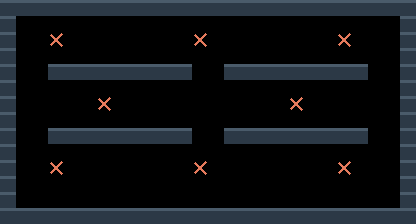

A 2D game scene composited from a Tiled map and its tileset images. What follows is a short description and the map's XML, with every tile layer's data as written:
An orthogonal 26x14 tile map with 16x16 px tiles, 2 tile layers (terreno, marcadores).

<map version="1.10" tiledversion="1.11.0" orientation="orthogonal" renderorder="right-down" width="26" height="14" tilewidth="16" tileheight="16" infinite="0" nextlayerid="3" nextobjectid="1">
 <properties>
  <property name="tipo" value="combate" />
  <property name="nombre" value="pasillos" />
 </properties>
 <tileset firstgid="1" source="muelle.tsx" />
 <layer id="1" name="terreno" width="26" height="14">
  <data encoding="csv">
1,1,1,1,1,1,1,1,1,1,1,1,1,1,1,1,1,1,1,1,1,1,1,1,1,1,
1,0,0,0,0,0,0,0,0,0,0,0,0,0,0,0,0,0,0,0,0,0,0,0,0,1,
1,0,0,0,0,0,0,0,0,0,0,0,0,0,0,0,0,0,0,0,0,0,0,0,0,1,
1,0,0,0,0,0,0,0,0,0,0,0,0,0,0,0,0,0,0,0,0,0,0,0,0,1,
1,0,0,1,1,1,1,1,1,1,1,1,0,0,1,1,1,1,1,1,1,1,1,0,0,1,
1,0,0,0,0,0,0,0,0,0,0,0,0,0,0,0,0,0,0,0,0,0,0,0,0,1,
1,0,0,0,0,0,0,0,0,0,0,0,0,0,0,0,0,0,0,0,0,0,0,0,0,1,
1,0,0,0,0,0,0,0,0,0,0,0,0,0,0,0,0,0,0,0,0,0,0,0,0,1,
1,0,0,1,1,1,1,1,1,1,1,1,0,0,1,1,1,1,1,1,1,1,1,0,0,1,
1,0,0,0,0,0,0,0,0,0,0,0,0,0,0,0,0,0,0,0,0,0,0,0,0,1,
1,0,0,0,0,0,0,0,0,0,0,0,0,0,0,0,0,0,0,0,0,0,0,0,0,1,
1,0,0,0,0,0,0,0,0,0,0,0,0,0,0,0,0,0,0,0,0,0,0,0,0,1,
1,0,0,0,0,0,0,0,0,0,0,0,0,0,0,0,0,0,0,0,0,0,0,0,0,1,
1,1,1,1,1,1,1,1,1,1,1,1,1,1,1,1,1,1,1,1,1,1,1,1,1,1
</data>
 </layer>
 <layer id="2" name="marcadores" width="26" height="14">
  <data encoding="csv">
0,0,0,0,0,0,0,0,0,0,0,0,0,0,0,0,0,0,0,0,0,0,0,0,0,0,
0,0,0,0,0,0,0,0,0,0,0,0,0,0,0,0,0,0,0,0,0,0,0,0,0,0,
0,0,0,3,0,0,0,0,0,0,0,0,3,0,0,0,0,0,0,0,0,3,0,0,0,0,
0,0,0,0,0,0,0,0,0,0,0,0,0,0,0,0,0,0,0,0,0,0,0,0,0,0,
0,0,0,0,0,0,0,0,0,0,0,0,0,0,0,0,0,0,0,0,0,0,0,0,0,0,
0,0,0,0,0,0,0,0,0,0,0,0,0,0,0,0,0,0,0,0,0,0,0,0,0,0,
0,0,0,0,0,0,3,0,0,0,0,0,0,0,0,0,0,0,3,0,0,0,0,0,0,0,
0,0,0,0,0,0,0,0,0,0,0,0,0,0,0,0,0,0,0,0,0,0,0,0,0,0,
0,0,0,0,0,0,0,0,0,0,0,0,0,0,0,0,0,0,0,0,0,0,0,0,0,0,
0,0,0,0,0,0,0,0,0,0,0,0,0,0,0,0,0,0,0,0,0,0,0,0,0,0,
0,0,0,3,0,0,0,0,0,0,0,0,3,0,0,0,0,0,0,0,0,3,0,0,0,0,
0,0,0,0,0,0,0,0,0,0,0,0,0,0,0,0,0,0,0,0,0,0,0,0,0,0,
0,0,0,0,0,0,0,0,0,0,0,0,0,0,0,0,0,0,0,0,0,0,0,0,0,0,
0,0,0,0,0,0,0,0,0,0,0,0,0,0,0,0,0,0,0,0,0,0,0,0,0,0
</data>
 </layer>
</map>
